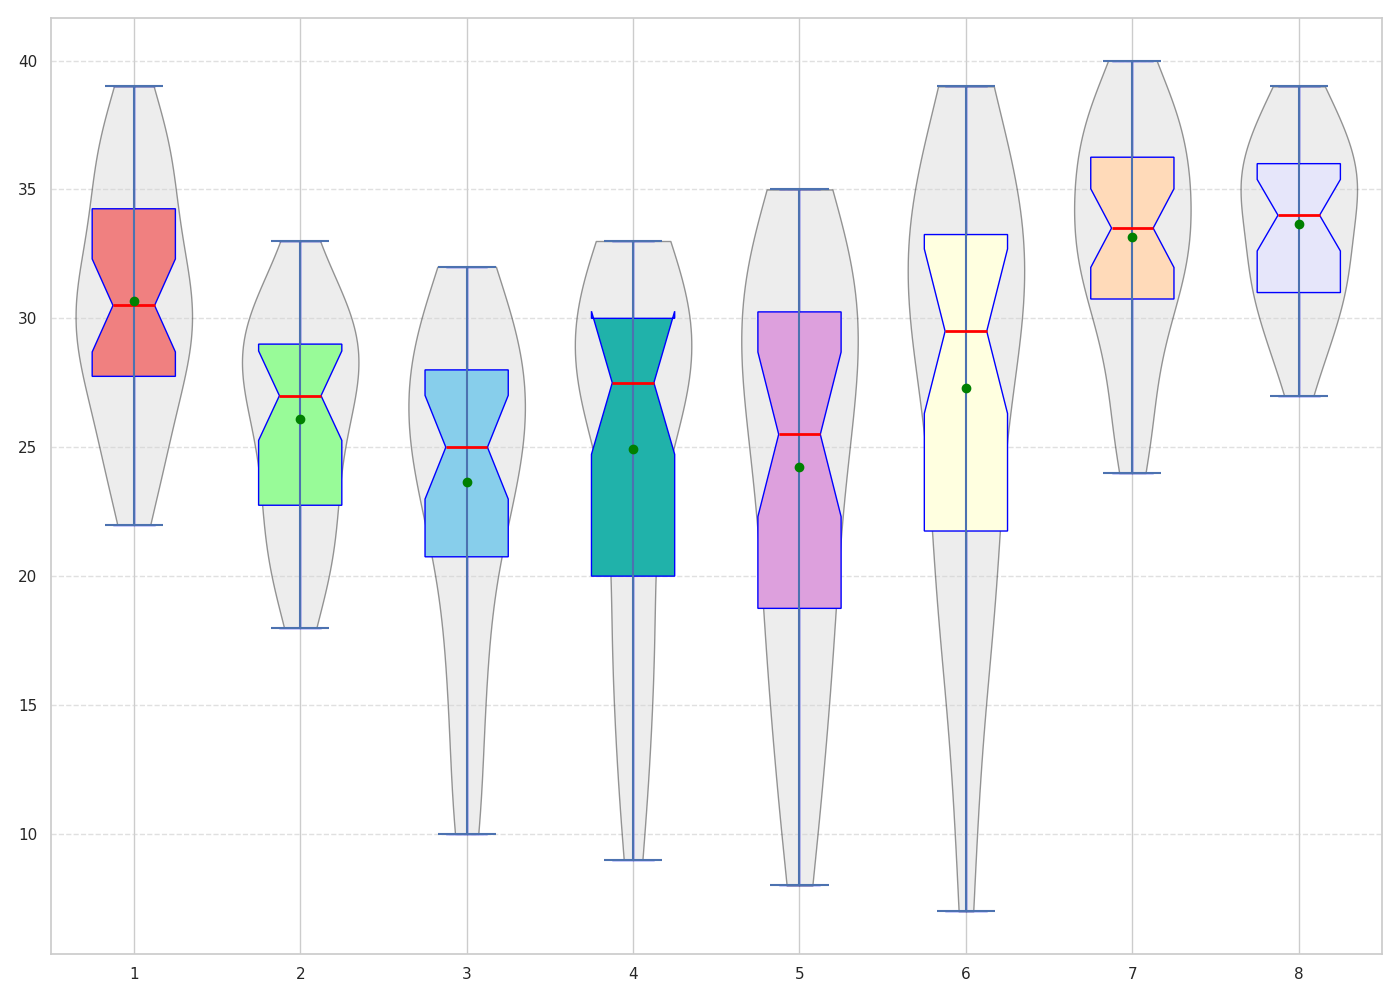

The Python source for this figure:
import matplotlib.pyplot as plt
import numpy as np

ai_software_growth = [22, 24, 23, 25, 27, 30, 28, 25, 27, 26, 29, 31,
                      28, 32, 29, 30, 31, 33, 30, 31, 35, 29, 34, 37, 36, 35, 33, 32, 36, 37, 38, 39]
ai_hardware_growth = [18, 19, 22, 20, 21, 25, 24, 22, 23, 24, 20, 26,
                      27, 29, 22, 28, 30, 26, 28, 25, 27, 29, 31, 30, 32, 29, 31, 28, 30, 33, 29, 27]

cyber_network_growth = [10, 12, 11, 15, 18, 17, 16, 20, 22, 25, 27, 28,
                        26, 23, 22, 24, 26, 25, 23, 21, 25, 28, 29, 30, 31, 29, 32, 30, 31, 28, 26, 27]
cyber_app_growth = [9, 11, 13, 14, 16, 20, 17, 18, 20, 21, 24, 26,
                    27, 28, 29, 30, 28, 27, 26, 29, 32, 31, 33, 30, 29, 31, 32, 33, 30, 28, 29, 27]

edtech_k12_growth = [8, 10, 12, 15, 18, 16, 13, 17, 19, 22, 20, 21,
                     23, 25, 24, 26, 28, 30, 27, 25, 29, 31, 34, 32, 28, 30, 29, 33, 31, 35, 33, 32]
edtech_higher_growth = [7, 11, 14, 16, 19, 21, 23, 18, 20, 24, 27, 25,
                        22, 28, 29, 30, 32, 34, 33, 35, 37, 36, 31, 33, 38, 39, 34, 31, 30, 29, 32, 35]

healthtech_devices_growth = [25, 26, 24, 28, 29, 30, 27, 31, 34, 32, 30, 33,
                             36, 37, 35, 34, 38, 40, 39, 37, 35, 36, 31, 33, 32, 37, 39, 38, 36, 34, 32, 33]
healthtech_software_growth = [27, 29, 30, 28, 31, 32, 33, 35, 37, 36, 35, 38,
                              39, 37, 36, 35, 34, 33, 32, 31, 30, 29, 34, 32, 35, 37, 38, 39, 36, 35, 33, 31]

growth_data = [
    ai_software_growth, ai_hardware_growth,
    cyber_network_growth, cyber_app_growth,
    edtech_k12_growth, edtech_higher_growth,
    healthtech_devices_growth, healthtech_software_growth
]

# Create the figure and axis for plotting
fig, ax = plt.subplots(figsize=(14, 10))

colors = ['lightcoral', 'palegreen', 'skyblue', 'lightseagreen', 'plum', 'lightyellow', 'peachpuff', 'lavender']

# Create box plots with shuffled colors
bp = ax.boxplot(growth_data, vert=True, notch=True, patch_artist=True,
                boxprops=dict(color='blue'),
                whiskerprops=dict(color='blue'),
                capprops=dict(color='blue'),
                medianprops=dict(color='red', linewidth=2),
                flierprops=dict(marker='o', color='blue', markersize=8, alpha=0.5))

# Manually assign shuffled colors
for patch, color in zip(bp['boxes'], colors):
    patch.set_facecolor(color)

# Violin plots to visualize the density
parts = ax.violinplot(growth_data, showmeans=False, showmedians=False, widths=0.7)
for pc in parts['bodies']:
    pc.set_facecolor('lightgrey')
    pc.set_edgecolor('black')
    pc.set_alpha(0.4)

means = [np.mean(data) for data in growth_data]
ax.scatter(range(1, len(means) + 1), means, color='green', zorder=3)

ax.yaxis.grid(True, linestyle='--', which='major', color='lightgrey', alpha=0.7)
plt.tight_layout()
plt.show()
